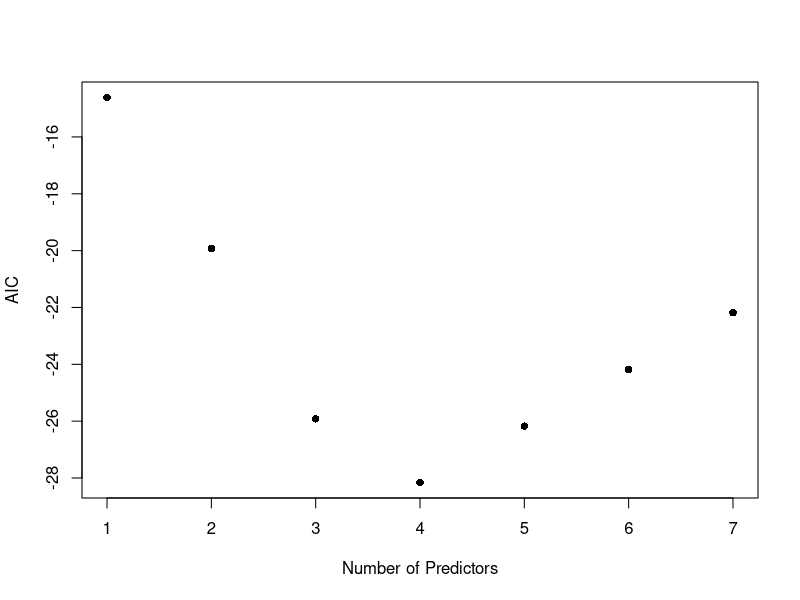
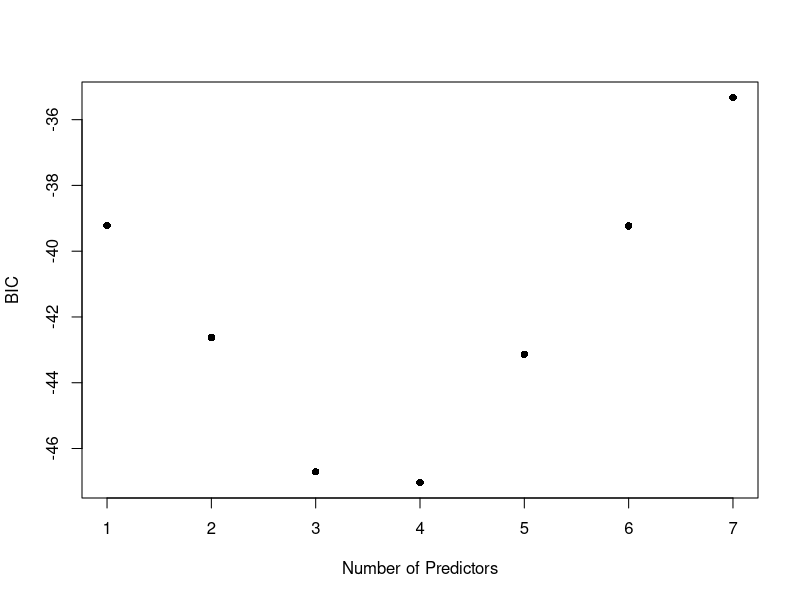
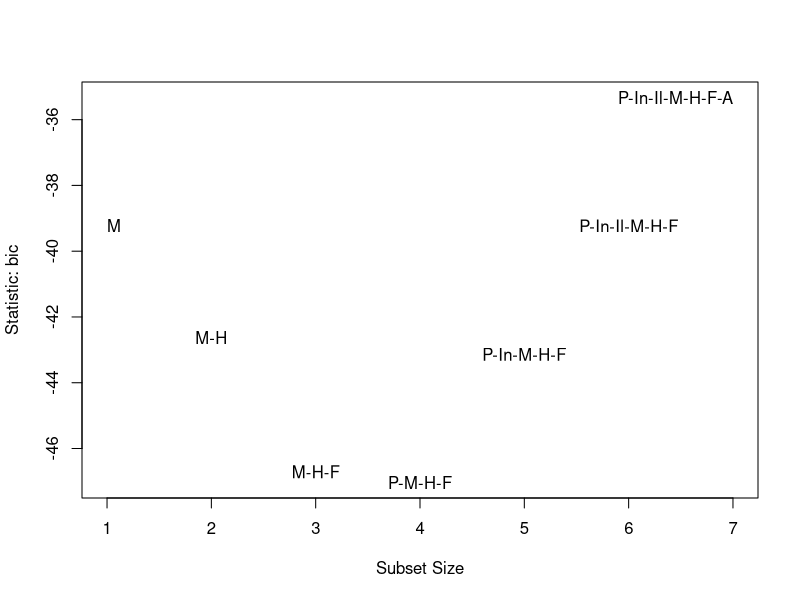
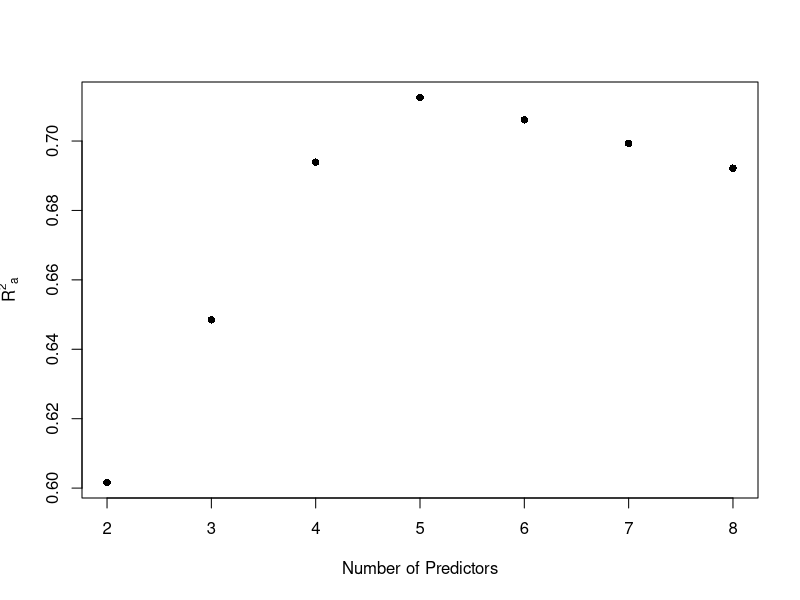
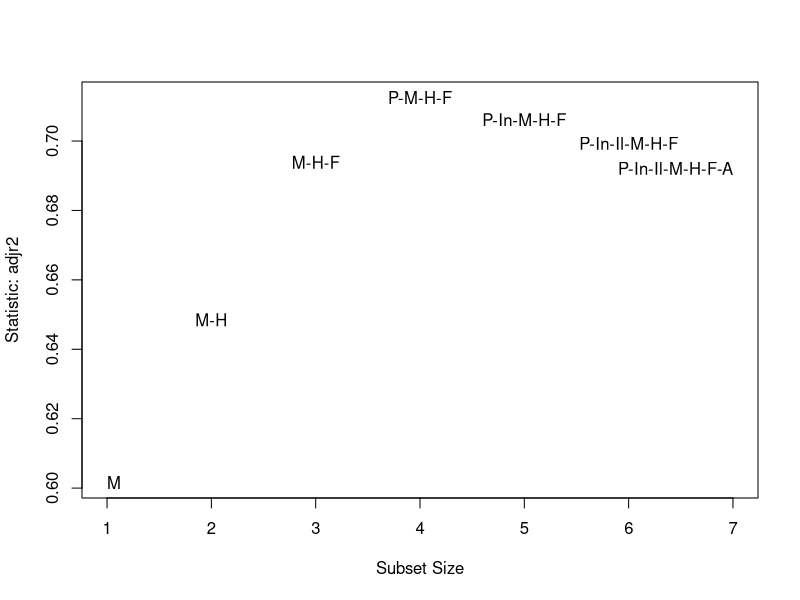
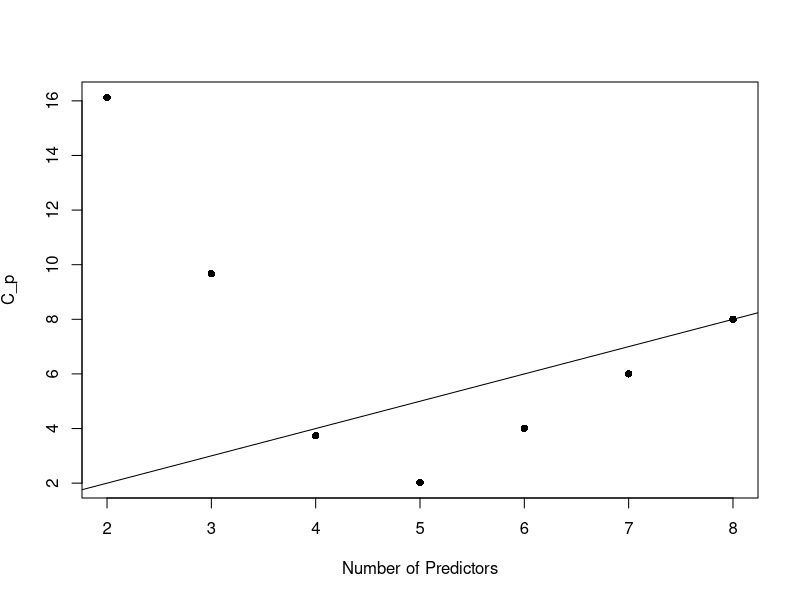
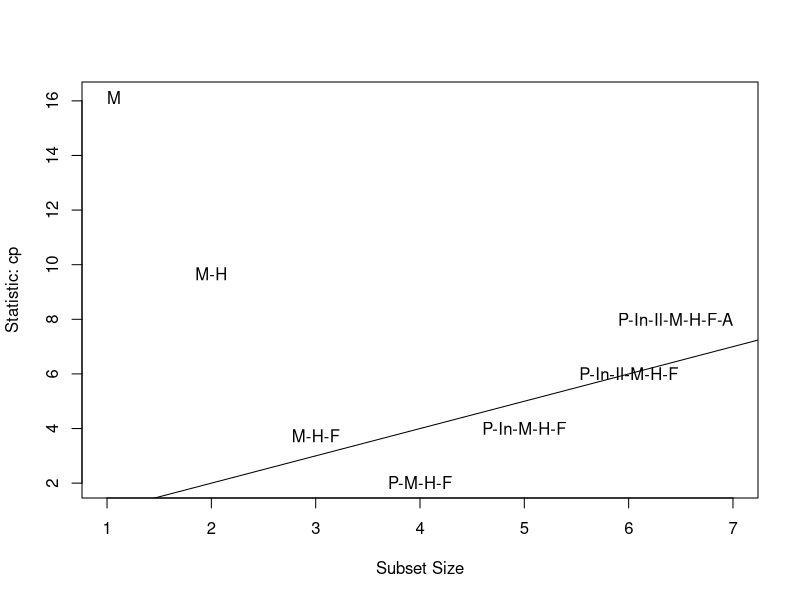
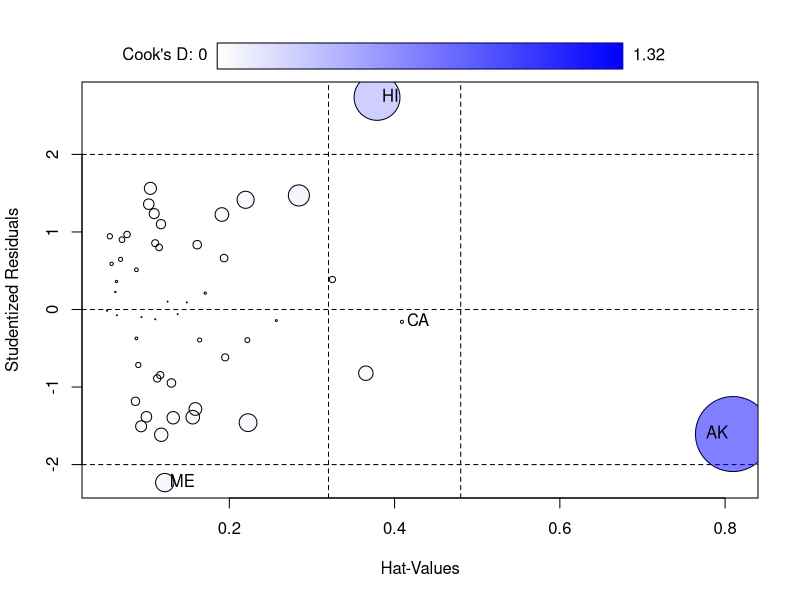

Here is the R script that generated these plots, in order: (Note: this script raises an error after producing the figures.)
## ---- chunk 1
#| message: false
library(tidyverse)
library(car)  # to access subsets function
library(leaps)  # to access regsubets function
library(caret)  # functions for model training 
## ---- chunk 2
data(state)
statedata <- data.frame(state.x77, row.names = state.abb)
#head(statedata)
summary(statedata)
## ---- chunk 3
lmod <- lm(Life.Exp ~ ., data = statedata)
summary(lmod)
## ---- chunk 4
# remove regressors from complete model with - sign
back1 <- update(lmod, . ~ . - Area)
summary(back1)
## ---- chunk 5
back2 <- update(back1, . ~ . - Illiteracy)
summary(back2)
## ---- chunk 6
back3 <- update(back2, . ~ . - Income)
summary(back3)
## ---- chunk 7
# Illiteracy was removed but
# simple model with only Illiteracy is significant
lmod1 <- lm(Life.Exp ~ Illiteracy, data = statedata)
summary(lmod1)
## ---- chunk 8
# default direction is backward
back_elim <- step(lmod)
#step(lmod, trace = FALSE)  # for condensed output
## ---- chunk 9
# useful when performing forward selection
nullmod <- lm(Life.Exp ~ 1, data = statedata)
## ---- chunk 10
forw_select <- step(object = nullmod, 
                    scope = formula(lmod), 
                    direction = "forward")
## ---- chunk 11
# object is full model
step_reg <- step(lmod, 
                 direction = "both",
                 trace = "FALSE")  # for more concise output
step_reg  # display output
## ---- chunk 12
step_reg$anova
## ---- chunk 13
step_reg$anova$AIC
## ---- chunk 14
# may need to install.package the first time
#library(leaps) # you need to load package every time you want to use it

best <- regsubsets(Life.Exp ~ ., data = statedata)
best_sum <- summary(best) # summarize model with min RSS for each p
#best_sum  # display summary
best_sum$which # nicer output
## ---- chunk 15
# What output is stored after running regsubsets
summary(best_sum)
## ---- chunk 16
n <- nrow(statedata) # number observation n = 50
rss <- best_sum$rss # rss calculated for each model

# compute AIC using the formula
AIC <- n * log(rss/n) + (2:8)*2  # going from p=2 to p=8 regressors

plot(AIC ~ I(1:7), 
     ylab = "AIC", 
     xlab = "Number of Predictors",
     pch = 16)
## ---- chunk 17
(BIC <- best_sum$bic)  # bic from summary
#(BIC2 <- n * log(rss/n) + log(n)* (2:8))  # Using the formula
#BIC - BIC2 # The two differ by a constant
plot(BIC ~ I(1:7), ylab = "BIC", xlab = "Number of Predictors", pch = 16)
## ---- chunk 18
#library(car)
# stat can be “bic”, “cp”, “adjr2”, “rsq”, “rss”
subsets(best, statistic = "bic", legend = FALSE)
## ---- chunk 19
#summary(lmod)  # gives R^2 for full model
(adjr <- best_sum$adjr)  # extracts R_a^2 from regsubsets
## ---- chunk 20
p <- 2:8  # number of regressors (including intercept)
plot(adjr ~ p, ylab = expression({R^2}[a]), 
     xlab = "Number of Predictors", pch = 16)
## ---- chunk 21
subsets(best, statistic = "adjr2", legend = FALSE)
## ---- chunk 22
cp <- best_sum$cp # Display the C_p for each value of p
plot(cp ~ p, ylab = expression({C_p}), 
     xlab = "Number of Predictors", pch = 16)
abline(0,1) # plots line y=x
## ---- chunk 23
subsets(best, statistic = "cp", legend = FALSE)
abline(0,1) 
## ---- chunk 24
best_mod <- lm(Life.Exp ~ Population + Murder + HS.Grad + Frost, data = statedata)
## ---- chunk 25
ersq <- numeric(n)  # store the squared error

for (i in 1:n){
  train.ds <- statedata[-i, ]
  test.ds <- statedata[i, ]
  tmod <- lm(Life.Exp ~ Population + Murder + HS.Grad + Frost, data = train.ds)
  predy <- predict(tmod, new = test.ds)
  y <- test.ds[1,4]
  ersq[i] <- (predy - y)^2
}

(tmse <- sum(ersq)) 
## ---- chunk 26
ersq <- numeric(n)

for (i in 1:n){
  train.ds <- statedata[-i, ]
  test.ds <- statedata[i, ]
  tmod <- lm(Life.Exp ~ Murder + HS.Grad + Frost, data = train.ds)
  predy <- predict(tmod, new = test.ds)
  y <- test.ds[1,4]
  ersq[i] <- (predy - y)^2
}

(tmse <- sum(ersq)) 
## ---- chunk 27
# you may need to install caret before running code
#library(caret)

# define training/test (control) data
cv_10fold <- trainControl(method="cv", number = 10) # 10-fold crossvalidation train/test data

# Set up full and our model with 4 regressors
f1 <- Life.Exp ~ . # formula for full model
f2 <- Life.Exp~Population + Murder + HS.Grad + Frost 

# Using training data to construct each model
modela <- train(f1, data = statedata, trControl=cv_10fold, method = "lm") #full
modelb <- train(f2, data = statedata, trControl=cv_10fold, method = "lm") #with 4 reg
print(modela) # full, 10-fold
## ---- chunk 28
print(modelb) # reduced, 10-fold
## ---- chunk 29
# leave-one-out crossvalidation train/test data
cv_loo <- trainControl(method="LOOCV") 

modelfull <- train(f1, data = statedata, trControl=cv_loo, method = "lm") #full
modelred <- train(f2, data = statedata, trControl=cv_loo, method = "lm") #with 4 reg
print(modelfull) # full, leave one out
## ---- chunk 30
print(modelred) # reduced, leave one out
## ---- chunk 31
#library(car)  # needed but we already loaded
influencePlot(lmod)
## ---- chunk 32
best2 <- regsubsets(Life.Exp ~., data = statedata, subset = (state.abb != "AK"))
best_sum2 <- summary(best2) 
best_sum2$which[which.max(best_sum2$adjr), ]
## ---- chunk 33
data(teengamb, package = "faraway")  # load data
summary(teengamb)
## ---- chunk 34
# fit full model
gamb_lmod <- lm(gamble ~ ., data = teengamb)
summary(gamb_lmod) # determine least significant predictor
## ---- chunk 35
# Values we'll need
n <- nobs(gamb_lmod)  # number of observations
p <- 2:5  # possible number of regressors
## ---- chunk 36
# perform backward elimination using update function on previous model
# use alpha_crit = 0.05
gamb_lmod <- update(gamb_lmod, . ~ . - status)
summary(gamb_lmod)
gamb_lmod <- update(gamb_lmod, . ~ . - verbal)
summary(gamb_lmod)
## ---- chunk 37
# model selection in terms of AIC
#library(leaps)
# model selection by exhaustive search
gamb_best <- regsubsets(gamble ~ ., data = teengamb)
gamb_bsum <- summary(gamb_best) # summarize model that minimizes RSS for each p
gamb_bsum$which # best subset models (in terms of RSS)
## ---- chunk 38
# calculate AIC of each model
aic <- gamb_bsum$bic + (2 - log(n)) * p
# plot AIC vs p
plot(aic ~ p, xlab = "Number of Predictors", ylab = "AIC", pch =16)
## ---- chunk 39
# calculate BIC of each model
# plot BIC vs p
#library(car)
subsets(gamb_best, statistic = "bic", legend = FALSE)
## ---- chunk 40
# Construct Cp plot
subsets(gamb_best, statistic = "cp", legend = FALSE)
abline(0, 1)
## ---- chunk 41
# Construct adjusted R^2 plot
subsets(gamb_best, statistic = "adjr2", legend = FALSE)
## ---- chunk 42
# backward elimination
gamb_lmod <- lm(gamble ~ ., data = teengamb)
step(gamb_lmod) #with AIC
step(gamb_lmod, k = log(n)) # with BIC
## ---- chunk 43
#library(caret)
gamb_f1 <- gamble ~ sex + income
gamb_f2 <- gamble ~ sex + verbal + income

# 5-fold crossvalidation train/test data
cv_5fold <- trainControl(method = "cv", number = 5) 
model1 <- train(gamb_f1, data = teengamb, trControl = cv_5fold,
               method = "lm")
model2 <- train(gamb_f2, data = teengamb, trControl = cv_5fold,
               method = "lm")

# compare mse (rmse) for the two models using 5-fold cv
print(model1) # p = 3
print(model2) # p = 4
## ---- chunk 44
# trying an interaction model
gamb_f3 <- gamble ~ sex*income
model3 <- train(gamb_f3, data = teengamb, trControl = cv_5fold,
               method = "lm")

print(model3) # even better
## ---- chunk 45
residualPlots(lm(gamb_f3, data = teengamb))
## ---- chunk 46
# try a transformed model
# trying another model
gamb_f4 <- sqrt(gamble) ~ sex*income
model4 <- train(gamb_f4, data = teengamb, trControl = cv_5fold,
               method = "lm")
print(model4)
## ---- chunk 47
residualPlots(lm(gamb_f4, data = teengamb))
